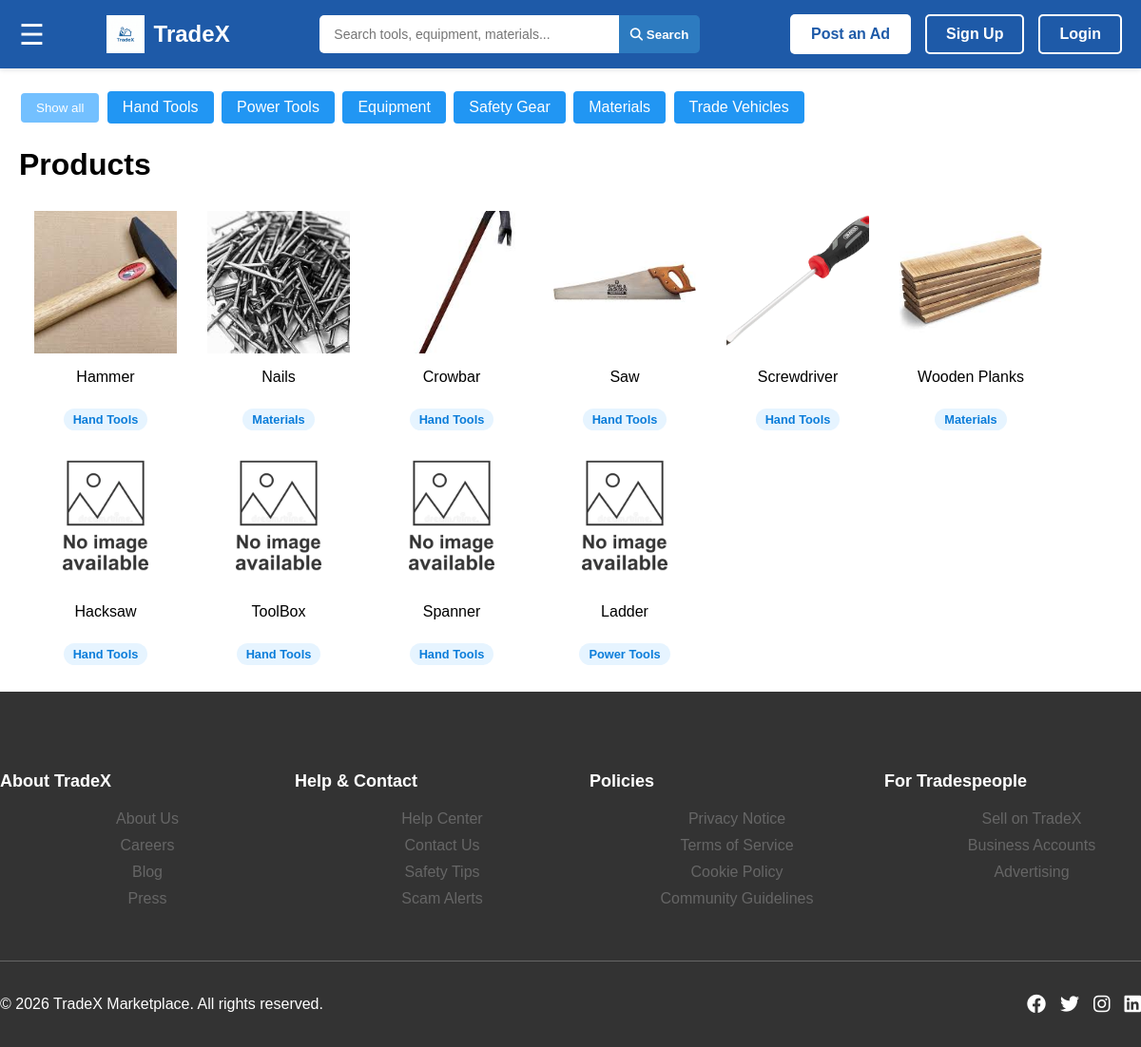
Before: /products/ with the older database file.
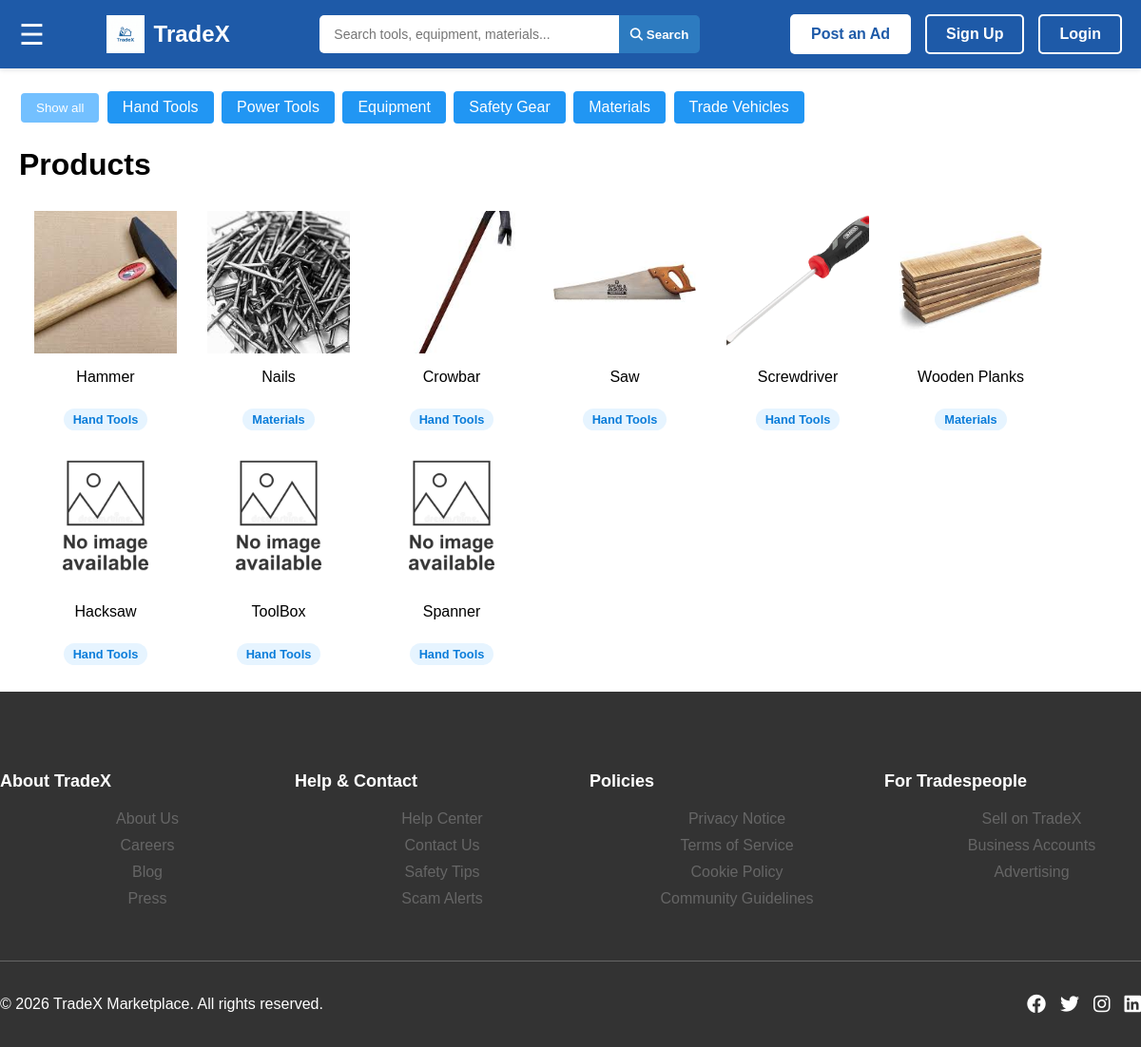
After: the same page with the newer database file.
### myapp/models.py (models this page shows, shortened)
class Category(models.Model):
    name = models.CharField(max_length=100)

class Listing(models.Model):
    title = models.CharField(max_length=50)
    description = models.CharField(max_length=200)
    price = models.DecimalField(max_digits=20, decimal_places=2)
    createdDate = models.DateTimeField(auto_now_add=True)
    user = models.ForeignKey(User, on_delete=models.CASCADE)
    creditAccount = models.ForeignKey(CreditAccount, on_delete=models.CASCADE)
    location = models.ForeignKey(Location, on_delete=models.CASCADE)
    category = models.ForeignKey('Category', on_delete=models.CASCADE)
    condition = models.CharField(max_length=10, choices=MaterialCondition.choices)
    status = models.CharField(max_length=10, choices=ListingStatus.choices)
    credit_awarded_on_sale = models.BooleanField(default=False)

class Photo(models.Model):
    image_url = models.URLField()
    uploadedDate = models.DateTimeField(auto_now_add=True)
    isPrimary = models.BooleanField(default=True)
    listing = models.ForeignKey(Listing, on_delete=models.CASCADE)
    category = models.ForeignKey(Category, on_delete=models.CASCADE)

### myapp/views.py (the view, shortened to what this page needs)
# urls.py: path("products/", views.products, name="products"),
def products(request):
    discover_categories = _discover_categories_queryset(with_counts=True)
    listings = Listing.objects.filter(status=ListingStatus.ACTIVE)
    category_filter = request.GET.get("category", "").strip()
    listings_with_photos = []
    for listing in listings:
        primary_photo = listing.photo_set.filter(isPrimary=True).first()
        listings_with_photos.append({"listing": listing, "primary_photo": primary_photo})
    discovered_categories = (
        Category.objects.annotate(listing_count=Count("listing"))
        .order_by("-listing_count", "name")
    )
    return render(request, "product-page/products.html", {
        **get_nav_context(request),
        "listings_with_photos": listings_with_photos,
        "discovered_categories": discover_categories,
    })

### myapp/views.py (called while the page is built)
def _discover_categories_queryset(with_counts=False):
    for category_name in DISCOVER_CATEGORY_NAMES:
        Category.objects.get_or_create(name=category_name)
    custom_order = Case(
        *[When(name=name, then=position) for position, name in enumerate(DISCOVER_CATEGORY_NAMES)],
        output_field=IntegerField(),
    )
    queryset = Category.objects.filter(name__in=DISCOVER_CATEGORY_NAMES).annotate(sort_order=custom_order)
    if with_counts:
        queryset = queryset.annotate(listing_count=Count("listing"))
    return queryset.order_by("sort_order")

def get_nav_context(request):
    user_id = request.session.get("user_id")
    user = None
    if user_id:
        try:
            user = User.objects.get(id=user_id)
        except User.DoesNotExist:
            pass
    return {"user_id": user_id, "user": user}

### myapp/templates/product-page/products.html (shortened to what the changed rows need)
{% load static %}
<!DOCTYPE html>
<html>
<head>
    <link rel="stylesheet" type="text/css" href="{% static 'products-page/products.css' %}">
    <link rel="stylesheet" type="text/css" href="{% static 'styles/styles.css' %}">
    <link rel="stylesheet" href="https://cdnjs.cloudflare.com/ajax/libs/font-awesome/6.4.0/css/all.min.css">
</head>
<body>
    <div id="main">
        <div id="filterButtons">
            <button class="filter-btn active" onclick="filterSelection('all')"> Show all</button>
            {% for category in discovered_categories %}
                <a class="filter-btn category-link-btn" href="{% url 'products' %}?category={{ category.name|slugify }}">{{ category.name }}</a>
            {% endfor %}
         </div>
        <h1>Products</h1>
            <div class="row">
                {% for item in listings_with_photos %}
                <div class="container">
                    <div class="filterButtonContainer {{ item.listing.category.name|lower }}">
                        <a href="{% url 'product_details' item.listing.id %}">
                            {% if item.primary_photo %}
                                <img src="{{ item.primary_photo.image_url }}" alt="{{ item.listing.title }}" class="product-image">
                            {% else %}
                                <img src="{% static 'images/placeholder.webp' %}" alt="{{ item.listing.title }}" class="product-image">
                            {% endif %}
                            <p>{{ item.listing.title }}</p>
                            <span class="listing-category-btn">{{ item.listing.category.name }}</span>
                        </a>
                    </div>
                </div>
                {% endfor %}
            </div>
    </div>
</body>
</html>

Changed rows visible on the page:
no longer on this page (row edited): Listing: listing "Ladder", listing.category.name "Power Tools"
